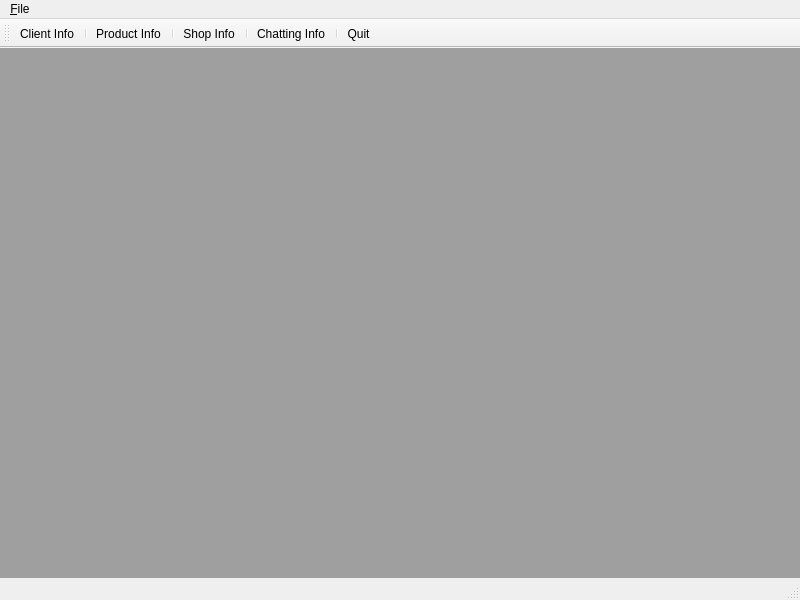
<?xml version="1.0" encoding="UTF-8"?>
<ui version="4.0">
 <class>MainWindow</class>
 <widget class="QMainWindow" name="MainWindow">
  <property name="geometry">
   <rect>
    <x>0</x>
    <y>0</y>
    <width>800</width>
    <height>600</height>
   </rect>
  </property>
  <property name="windowTitle">
   <string>MainWindow</string>
  </property>
  <widget class="QWidget" name="centralwidget">
   <layout class="QHBoxLayout" name="horizontalLayout">
    <property name="leftMargin">
     <number>0</number>
    </property>
    <property name="topMargin">
     <number>0</number>
    </property>
    <property name="rightMargin">
     <number>0</number>
    </property>
    <property name="bottomMargin">
     <number>0</number>
    </property>
    <item>
     <widget class="QMdiArea" name="mdiArea">
      <property name="viewMode">
       <enum>QMdiArea::TabbedView</enum>
      </property>
      <property name="documentMode">
       <bool>true</bool>
      </property>
      <property name="tabsClosable">
       <bool>false</bool>
      </property>
     </widget>
    </item>
   </layout>
  </widget>
  <widget class="QMenuBar" name="menubar">
   <property name="geometry">
    <rect>
     <x>0</x>
     <y>0</y>
     <width>800</width>
     <height>26</height>
    </rect>
   </property>
   <widget class="QMenu" name="menu_File">
    <property name="title">
     <string>&amp;File</string>
    </property>
    <addaction name="separator"/>
    <addaction name="actionQuit"/>
   </widget>
   <addaction name="menu_File"/>
  </widget>
  <widget class="QStatusBar" name="statusbar"/>
  <widget class="QToolBar" name="toolBar">
   <property name="windowTitle">
    <string>toolBar</string>
   </property>
   <attribute name="toolBarArea">
    <enum>TopToolBarArea</enum>
   </attribute>
   <attribute name="toolBarBreak">
    <bool>false</bool>
   </attribute>
   <addaction name="actionClient"/>
   <addaction name="separator"/>
   <addaction name="actionProduct"/>
   <addaction name="separator"/>
   <addaction name="actionShop"/>
   <addaction name="separator"/>
   <addaction name="actionChatting"/>
   <addaction name="separator"/>
   <addaction name="actionQuit"/>
  </widget>
  <action name="actionQuit">
   <property name="icon">
    <iconset theme="applications-system">
     <normaloff>../../../Users/안세훈/Desktop/quit.png</normaloff>../../../Users/안세훈/Desktop/quit.png</iconset>
   </property>
   <property name="text">
    <string>Quit</string>
   </property>
   <property name="visible">
    <bool>true</bool>
   </property>
  </action>
  <action name="actionClient">
   <property name="icon">
    <iconset>
     <normaloff>../../../Users/안세훈/Desktop/client.png</normaloff>../../../Users/안세훈/Desktop/client.png</iconset>
   </property>
   <property name="text">
    <string>Client Info</string>
   </property>
   <property name="shortcut">
    <string>Ctrl+1</string>
   </property>
  </action>
  <action name="actionProduct">
   <property name="icon">
    <iconset>
     <normaloff>../../../Users/안세훈/Desktop/product.png</normaloff>../../../Users/안세훈/Desktop/product.png</iconset>
   </property>
   <property name="text">
    <string>Product Info</string>
   </property>
   <property name="toolTip">
    <string>Product Info</string>
   </property>
   <property name="shortcut">
    <string>Ctrl+2</string>
   </property>
  </action>
  <action name="actionShop">
   <property name="icon">
    <iconset>
     <normaloff>../../../Users/안세훈/Desktop/shop.png</normaloff>../../../Users/안세훈/Desktop/shop.png</iconset>
   </property>
   <property name="text">
    <string>Shop Info</string>
   </property>
   <property name="toolTip">
    <string>Shop Info</string>
   </property>
   <property name="shortcut">
    <string>Ctrl+3</string>
   </property>
  </action>
  <action name="actionChatting">
   <property name="icon">
    <iconset>
     <normaloff>../../../Users/안세훈/Desktop/chat.png</normaloff>../../../Users/안세훈/Desktop/chat.png</iconset>
   </property>
   <property name="text">
    <string>Chatting Info</string>
   </property>
   <property name="toolTip">
    <string>Chatting Info</string>
   </property>
  </action>
 </widget>
 <resources/>
 <connections>
  <connection>
   <sender>actionQuit</sender>
   <signal>triggered()</signal>
   <receiver>MainWindow</receiver>
   <slot>close()</slot>
   <hints>
    <hint type="sourcelabel">
     <x>-1</x>
     <y>-1</y>
    </hint>
    <hint type="destinationlabel">
     <x>399</x>
     <y>299</y>
    </hint>
   </hints>
  </connection>
 </connections>
</ui>
